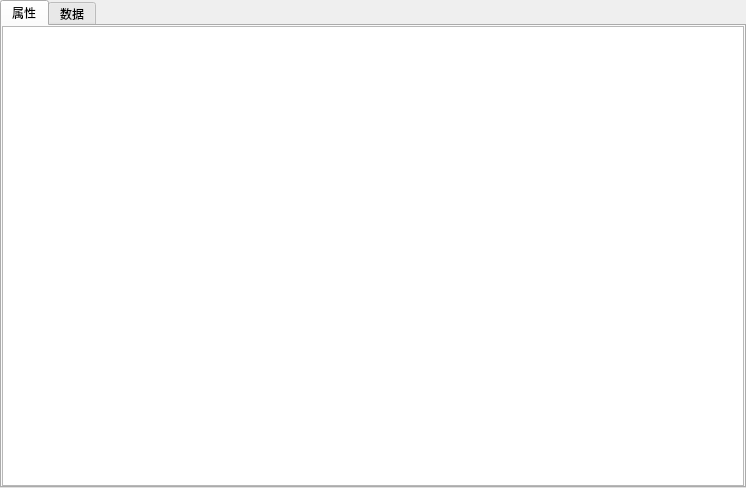
<?xml version="1.0" encoding="UTF-8"?>
<ui version="4.0">
 <class>DatabaseResultInfo</class>
 <widget class="QWidget" name="DatabaseResultInfo">
  <property name="geometry">
   <rect>
    <x>0</x>
    <y>0</y>
    <width>746</width>
    <height>488</height>
   </rect>
  </property>
  <property name="windowTitle">
   <string>Form</string>
  </property>
  <layout class="QHBoxLayout" name="horizontalLayout_2">
   <property name="spacing">
    <number>0</number>
   </property>
   <property name="leftMargin">
    <number>0</number>
   </property>
   <property name="topMargin">
    <number>0</number>
   </property>
   <property name="rightMargin">
    <number>0</number>
   </property>
   <property name="bottomMargin">
    <number>0</number>
   </property>
   <item>
    <widget class="QTabWidget" name="tabWidget">
     <property name="currentIndex">
      <number>0</number>
     </property>
     <widget class="QWidget" name="tab_attr">
      <attribute name="title">
       <string>属性</string>
      </attribute>
      <layout class="QHBoxLayout" name="horizontalLayout">
       <property name="spacing">
        <number>0</number>
       </property>
       <property name="leftMargin">
        <number>0</number>
       </property>
       <property name="topMargin">
        <number>0</number>
       </property>
       <property name="rightMargin">
        <number>0</number>
       </property>
       <property name="bottomMargin">
        <number>0</number>
       </property>
       <item>
        <widget class="QTableWidget" name="tableWidget_attr">
         <property name="editTriggers">
          <set>QAbstractItemView::NoEditTriggers</set>
         </property>
         <property name="dragEnabled">
          <bool>false</bool>
         </property>
         <property name="selectionMode">
          <enum>QAbstractItemView::SingleSelection</enum>
         </property>
         <property name="selectionBehavior">
          <enum>QAbstractItemView::SelectRows</enum>
         </property>
         <attribute name="horizontalHeaderStretchLastSection">
          <bool>true</bool>
         </attribute>
        </widget>
       </item>
      </layout>
     </widget>
     <widget class="QWidget" name="tab_data">
      <attribute name="title">
       <string>数据</string>
      </attribute>
      <layout class="QHBoxLayout" name="horizontalLayout_3">
       <property name="spacing">
        <number>0</number>
       </property>
       <property name="leftMargin">
        <number>0</number>
       </property>
       <property name="topMargin">
        <number>0</number>
       </property>
       <property name="rightMargin">
        <number>0</number>
       </property>
       <property name="bottomMargin">
        <number>0</number>
       </property>
       <item>
        <widget class="QTableWidget" name="tableWidget_data">
         <property name="editTriggers">
          <set>QAbstractItemView::NoEditTriggers</set>
         </property>
         <property name="selectionMode">
          <enum>QAbstractItemView::SingleSelection</enum>
         </property>
         <property name="selectionBehavior">
          <enum>QAbstractItemView::SelectRows</enum>
         </property>
         <property name="textElideMode">
          <enum>Qt::ElideRight</enum>
         </property>
         <attribute name="horizontalHeaderStretchLastSection">
          <bool>true</bool>
         </attribute>
        </widget>
       </item>
      </layout>
     </widget>
    </widget>
   </item>
  </layout>
 </widget>
 <resources/>
 <connections/>
</ui>
